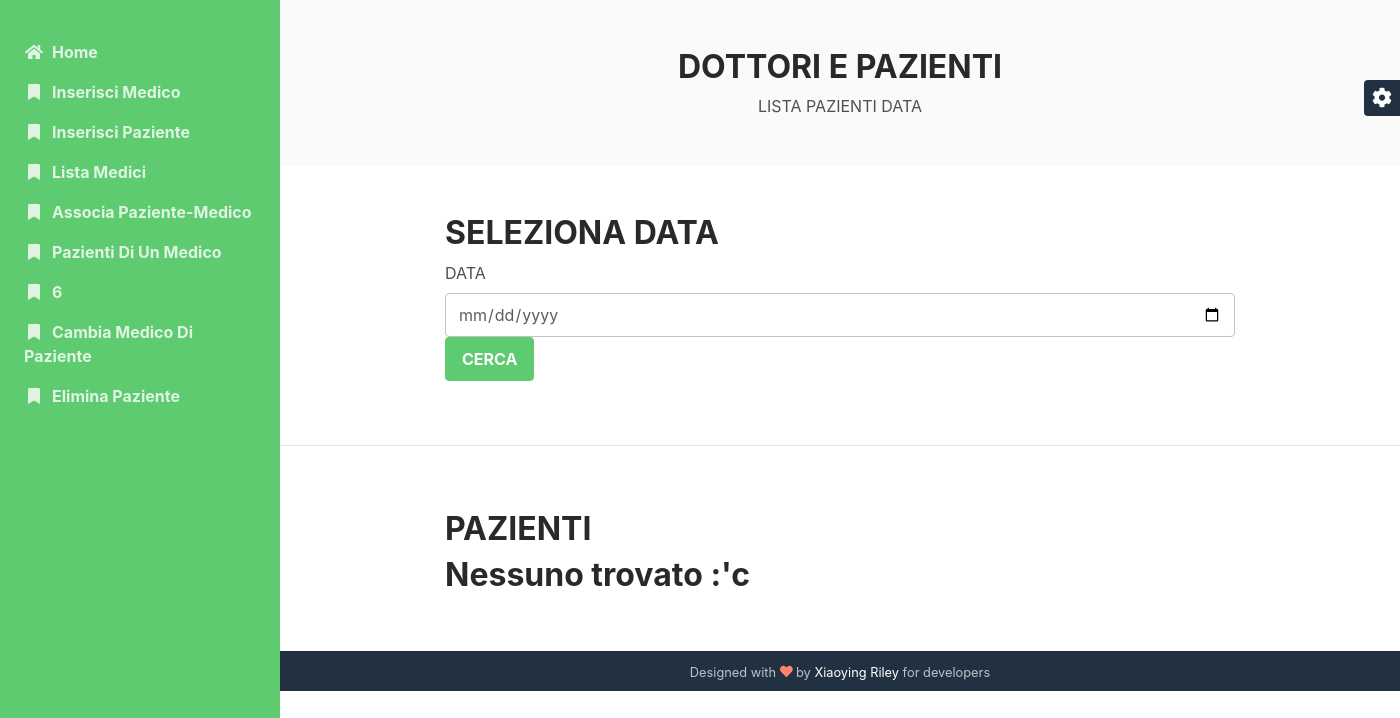
/sito/listaPazientiData.php?data=2021-03-23, run on an earlier commit of the app's database.
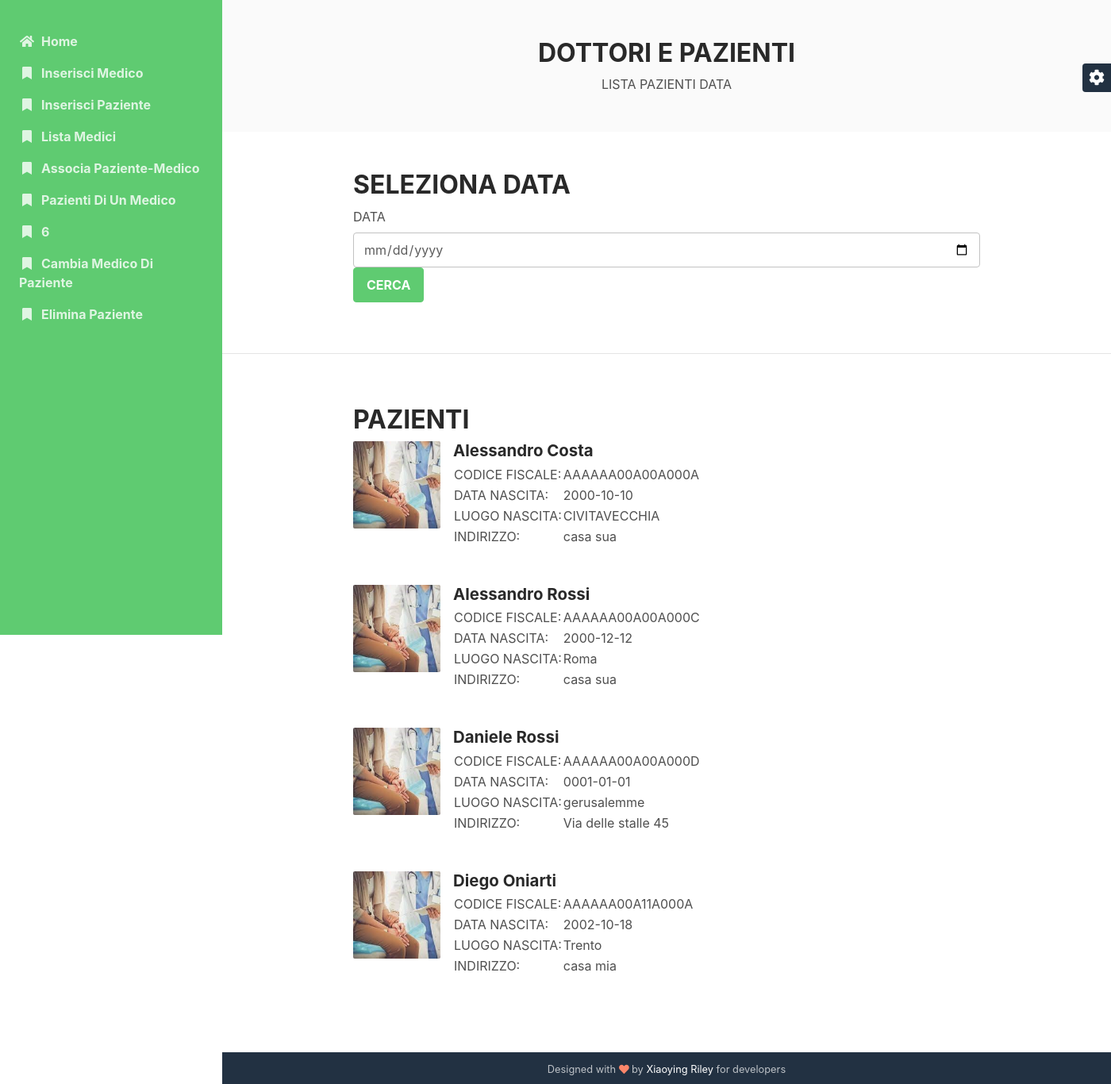
And on a later commit of the database.
### tables this page shows
CREATE TABLE `associazione` (
  `data` date NOT NULL DEFAULT current_timestamp(),
  `fkMedico` varchar(16) NOT NULL,
  `fkPaziente` varchar(16) NOT NULL
);

CREATE TABLE `paziente` (
  `CF` varchar(16) NOT NULL,
  `cognome` varchar(30) NOT NULL,
  `nome` varchar(30) NOT NULL,
  `dataNascita` date NOT NULL,
  `luogoNascita` varchar(50) NOT NULL,
  `indirizzo` varchar(50) NOT NULL
);

### sito/listaPazientiData.php (the view, shortened to what this page needs)
<!DOCTYPE html>
<html lang="en">
<head>
    <link id="theme-style" rel="stylesheet" href="assets/css/theme-1.css">
</head>
<body>
    <?php
    include('./SCRIPT/connetti.php');
    ?>
    <div class="main-wrapper">
        <section class="cta-section theme-bg-light py-5">
		    <div class="container text-center">
			    <h2 class="heading">DOTTORI E PAZIENTI</h2>
			    <div class="intro">LISTA PAZIENTI DATA</div>
		    </div>
	    </section>
	    <section class="blog-list px-3 py-5 p-md-5">
		    <div class="container">
                <h2>SELEZIONA DATA</h2>
			    <form action="#" method="get">
                    <label for="data">DATA</label>
                    <input type="date" name="data" id="data" class="form-control mr-md-1" required>
                    <button type="submit" class="btn btn-primary">CERCA</button>
                </form>
            </div>
	    </section>
        <?php
        if (isset($_GET['data'])){
            $data = $_GET['data'];
            echo('<hr><section class="blog-list px-3 py-5 p-md-5">');
            echo("
            <div class='container'>
                <h2>PAZIENTI</h2>");
            $pazienti_sql = mysqli_query($connessione, "SELECT * FROM paziente JOIN associazione ON (fkPaziente=CF) WHERE data='$data'");
            $presenti = false;
            while ($paziente = mysqli_fetch_assoc($pazienti_sql)){
                $presenti = true;
                $codice = $paziente['CF'];
                $cognome = $paziente['cognome'];
                $nome = $paziente['nome'];
                $data = $paziente['dataNascita'];
                $luogo = $paziente['luogoNascita'];
                $indirizzo = $paziente['indirizzo'];
                echo("
                <div class='item mb-5'>
                    <div class='media'>
                        <img class='mr-3 img-fluid post-thumb d-none d-md-flex' src='./IMMAGINI/paziente.jfif' alt='image'>
                        <div class='media-body'>
                            <h3 class='title mb-1'>$nome $cognome</h3>
                            <table>
                                <tr>
                                    <td>CODICE FISCALE: </td>
                                    <td>$codice</td>
                                </tr>
                                <tr>
                                    <td>DATA NASCITA: </td>
                                    <td>$data</td>
                                </tr>
                                <tr>
                                    <td>LUOGO NASCITA: </td>
                                    <td>$luogo</td>
                                </tr>
                                <tr>
                                    <td>INDIRIZZO: </td>
                                    <td>$indirizzo</td>
                                </tr>
                            </table>
                        </div>
                    </div>
                </div>
                ");
            }
            if (!$presenti){
                echo("<h2>Nessuno trovato :'c</h2>");
            }
            echo("
            </div>
            </section>");
        }
        ?>
	    <footer class="footer text-center py-2 theme-bg-dark">
                <small class="copyright">Designed with <i class="fas fa-heart" style="color: #fb866a;"></i> by <a href="http://themes.3rdwavemedia.com" target="_blank">Xiaoying Riley</a> for developers</small>
	    </footer>
    </div>
</body>
</html>

What changed in the data, as far as the page shows it:
now on this page (row edited): associazione: fkPaziente.nome "Alessandro", fkPaziente.cognome "Costa", fkPaziente.CF "AAAAAA00A00A000A", fkPaziente.dataNascita "2000-10-10", fkPaziente.luogoNascita "CIVITAVECCHIA", fkPaziente.indirizzo "casa sua"
added associazione: fkPaziente.nome "Alessandro", fkPaziente.cognome "Rossi", fkPaziente.CF "AAAAAA00A00A000C", fkPaziente.dataNascita "2000-12-12", fkPaziente.luogoNascita "Roma", fkPaziente.indirizzo "casa sua"
added associazione: fkPaziente.nome "Daniele", fkPaziente.cognome "Rossi", fkPaziente.CF "AAAAAA00A00A000D", fkPaziente.dataNascita "0001-01-01", fkPaziente.luogoNascita "gerusalemme", fkPaziente.indirizzo "Via delle stalle 45"
now on this page (row edited): associazione: fkPaziente.nome "Diego", fkPaziente.cognome "Oniarti", fkPaziente.CF "AAAAAA00A11A000A", fkPaziente.dataNascita "2002-10-18", fkPaziente.luogoNascita "Trento", fkPaziente.indirizzo "casa mia"
Also different on the page:
text no longer shown: "Nessuno trovato :'c"
